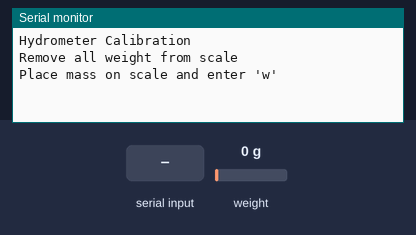
The sketch below on a simulated ESP32. On the bench: the last lines printed to the serial monitor. Inputs (shaded band) come from the test bench; at power-on: weight on the scale 0 g.

Above: at 2.2 s.
2.3 s: "w" received over Serial
At 4.0 s:
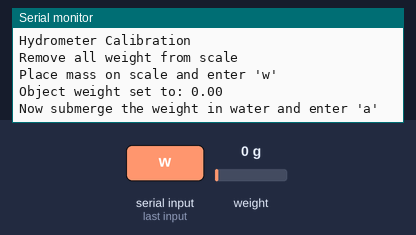
4.5 s: "`" received over Serial
At 5.6 s:
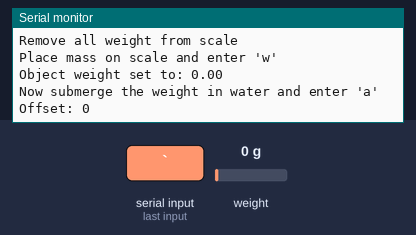

The sketch:

Calibrate.ino
```cpp
#include "HX711.h" //This library can be obtained here http://librarymanager/All#Avia_HX711


#define LOADCELL_DOUT_PIN  3
#define LOADCELL_SCK_PIN  2

HX711 scale;

float calibration_factor = 3195;
float objectWeight = 0;
float objectDensity = 1;
float gravity = 1;
boolean calibrated = false;
boolean stopSerial = false;

void setup() {
  Serial.begin(57600);
  Serial.println("Hydrometer Calibration");
  Serial.println("Remove all weight from scale");

  scale.begin(LOADCELL_DOUT_PIN, LOADCELL_SCK_PIN);
  scale.set_scale();
  scale.tare();	//Reset the scale to 0
  Serial.println("Place mass on scale and enter 'w'");

}

void loop() {

  scale.set_scale(calibration_factor); //Adjust to this calibration factor
  float weight = abs(scale.get_units(10));
  //Serial.print("Reading: ");
  //Serial.print(weight, 3);
  //Serial.print(" g"); //Change this to kg and re-adjust the calibration factor if you follow SI units like a sane person
//  Serial.print(" calibration_factor: ");
//  Serial.print(calibration_factor);
 // Serial.println();


  if(Serial.available()){
   char input = Serial.read();
    if(input == 'w'){
      objectWeight = weight;
      Serial.print("Object weight set to: ");
      Serial.println(objectWeight);
      Serial.println("Now submerge the weight in water and enter 'a'");
    }
    if(objectWeight !=0 && input == 'a'){
      objectDensity = objectWeight / (objectWeight - weight);
      Serial.print("Object density set to: ");
      Serial.println(objectDensity);
      calibrated = true;
    }
    if(input == '`'){
      Serial.print("Offset: ");
      Serial.println(scale.get_offset());
      Serial.end();
      Serial.flush();
      stopSerial = true;

    }
  }

  gravity = objectDensity * (objectWeight - weight) / objectWeight;

}
```

Measured:
- after the input at 2.3 s, the serial monitor: prints a new line after 0.70 s (image 1)
- after the input at 4.5 s, the serial monitor: prints a new line after 0.50 s (image 2)
